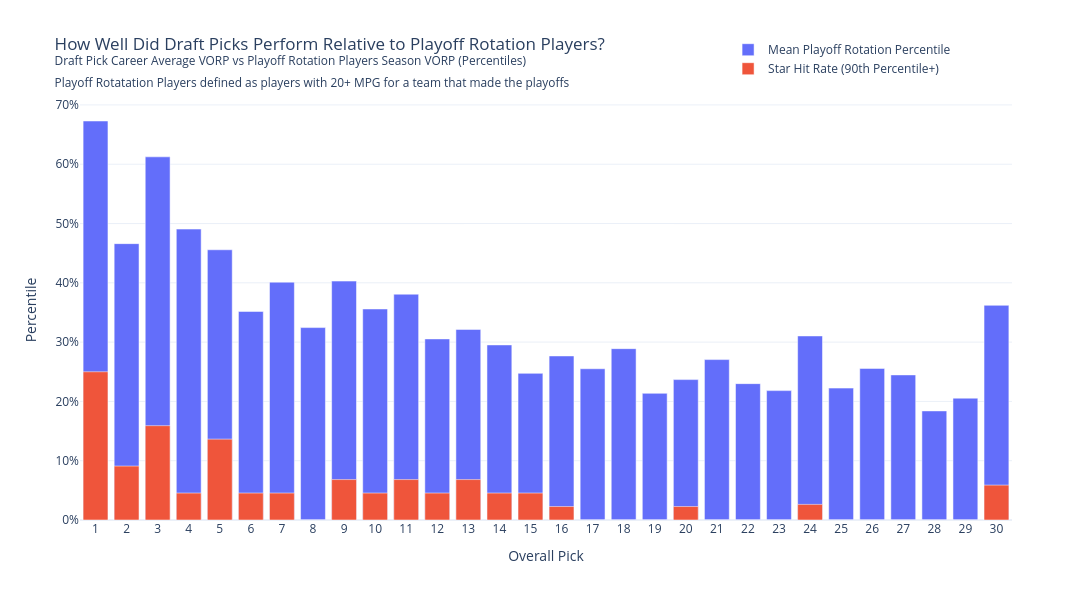

Notebook cell for this chart:
### Code cell
player_data = draft_class_data.copy()

# all players on playoff teams that played 20+ minutes per game
playoff_players = data[data["playoffs"]==1].copy()
playoff_players['mpg'] = playoff_players["mp"]/playoff_players["g"]
playoff_players = playoff_players[playoff_players['mpg']>=20]
playoff_players = playoff_players.drop_duplicates(subset=["player_id"], keep="first").copy()
playoff_vals = np.sort(playoff_players["vorp"].dropna().to_numpy())

def playoff_rotation_percentile(x, benchmark_sorted):
    if pd.isna(x) or len(benchmark_sorted) == 0:
        return np.nan
    return np.searchsorted(benchmark_sorted, x, side="right") / len(benchmark_sorted)

# base percentile column
player_data["playoff_rotation_percentile"] = player_data["career_avg_vorp"].apply(
    lambda x: playoff_rotation_percentile(x, playoff_vals)
)

# useful derived columns
player_data["rotation_percentile_pct"] = player_data["playoff_rotation_percentile"] * 100
player_data["reaches_rotation_90th"] = player_data["playoff_rotation_percentile"] >= 0.90

pick_summary = (
    player_data.groupby("overall_pick")
    .agg(
        median_playoff_percentile=("playoff_rotation_percentile", "median"),
        mean_playoff_percentile=("playoff_rotation_percentile", "mean"),
        playoff_star_hit_rate=("reaches_rotation_90th", "mean"),
        n_players=("player_id", "count"),
        n_stars=("reaches_rotation_90th", "sum")
    )
    .reset_index()
)

fig_player_pct = go.Figure()

fig_player_pct.add_trace(
    go.Bar(
        x=pick_summary["overall_pick"],
        y=pick_summary["mean_playoff_percentile"],
        name="Mean Playoff Rotation Percentile",
        customdata=pick_summary["n_players"],
        hovertemplate=(
            "Pick: %{x}<br>"
            "Mean Playoff Rotation Percentile: %{y:.1%}<br>"
            "Number of Players: %{customdata}<br>"
            "<extra></extra>"
        )
    )
)
fig_player_pct.add_trace(
    go.Bar(
        x=pick_summary["overall_pick"],
        y=pick_summary["playoff_star_hit_rate"],
        name="Star Hit Rate (90th Percentile+)",
        customdata=pick_summary[ "n_stars"],
        hovertemplate=(
            "Pick: %{x}<br>"
            "Star Hit Rate: %{y:.1%}<br>"
            "Number of Stars: %{customdata}<br>"
            "<extra></extra>"
        )
    )
)

fig_player_pct.update_layout(
    title="How Well Did Draft Picks Perform Relative to Playoff Rotation Players?<br><sup>Draft Pick Career Average VORP vs Playoff Rotation Players Season VORP (Percentiles)</sup><br><sup>Playoff Rotatation Players defined as players with 20+ MPG for a team that made the playoffs</sup>",
    xaxis_title="Overall Pick",
    yaxis_title="Percentile",
    template="plotly_white",
    height=600,
    width=1300,
    barmode='overlay',
    legend=dict(
        yanchor="bottom",
        y=1.04,
        xanchor="right",
        x=0.94,
    )
)


fig_player_pct.update_xaxes(dtick=1)
fig_player_pct.update_yaxes(tickformat=".0%")

fig_player_pct.show()
##fig_player_pct.write_html("draft_pick_playoff_rotation_percentiles.html")
#display(IFrame("draft_pick_playoff_rotation_percentiles.html",width=1300, height=600))

### Figure 1 — Plotly figure (JSON) as saved in the notebook; plotly's stock layout.template omitted (floating-point values rounded to 4 significant figures)
{"data": [{"customdata": [44, 44, 44, 44, 44, 44, 44, 44, 44, 44, 44, 44, 44, 44, 44, 44, 44, 44, 44, 44, 44, 44, 42, 38, 34, 33, 33, 27, 24, 17], "hovertemplate": "Pick: %{x}<br>Mean Playoff Rotation Percentile: %{y:.1%}<br>Number of Players: %{customdata}<br><extra></extra>", "name": "Mean Playoff Rotation Percentile", "type": "bar", "x": [1.0, 2.0, 3.0, 4.0, 5.0, 6.0, 7.0, 8.0, 9.0, 10.0, 11.0, 12.0, 13.0, 14.0, 15.0, 16.0, 17.0, 18.0, 19.0, 20.0, 21.0, 22.0, 23.0, 24.0, 25.0, 26.0, 27.0, 28.0, 29.0, 30.0], "y": [0.6729, 0.4661, 0.6125, 0.4906, 0.4557, 0.3517, 0.4011, 0.3245, 0.4029, 0.3559, 0.3808, 0.3054, 0.3214, 0.2953, 0.2473, 0.2767, 0.2551, 0.289, 0.2136, 0.2368, 0.2705, 0.23, 0.2182, 0.3104, 0.2224, 0.2556, 0.2447, 0.184, 0.2055, 0.362]}, {"customdata": [11, 4, 7, 2, 6, 2, 2, 0, 3, 2, 3, 2, 3, 2, 2, 1, 0, 0, 0, 1, 0, 0, 0, 1, 0, 0, 0, 0, 0, 1], "hovertemplate": "Pick: %{x}<br>Star Hit Rate: %{y:.1%}<br>Number of Stars: %{customdata}<br><extra></extra>", "name": "Star Hit Rate (90th Percentile+)", "type": "bar", "x": [1.0, 2.0, 3.0, 4.0, 5.0, 6.0, 7.0, 8.0, 9.0, 10.0, 11.0, 12.0, 13.0, 14.0, 15.0, 16.0, 17.0, 18.0, 19.0, 20.0, 21.0, 22.0, 23.0, 24.0, 25.0, 26.0, 27.0, 28.0, 29.0, 30.0], "y": [0.25, 0.09091, 0.1591, 0.04545, 0.1364, 0.04545, 0.04545, 0.0, 0.06818, 0.04545, 0.06818, 0.04545, 0.06818, 0.04545, 0.04545, 0.02273, 0.0, 0.0, 0.0, 0.02273, 0.0, 0.0, 0.0, 0.02632, 0.0, 0.0, 0.0, 0.0, 0.0, 0.05882]}], "layout": {"barmode": "overlay", "height": 600, "legend": {"x": 0.94, "xanchor": "right", "y": 1.04, "yanchor": "bottom"}, "title": {"text": "How Well Did Draft Picks Perform Relative to Playoff Rotation Players?<br><sup>Draft Pick Career Average VORP vs Playoff Rotation Players Season VORP (Percentiles)</sup><br><sup>Playoff Rotatation Players defined as players with 20+ MPG for a team that made the playoffs</sup>"}, "width": 1300, "xaxis": {"dtick": 1, "title": {"text": "Overall Pick"}}, "yaxis": {"tickformat": ".0%", "title": {"text": "Percentile"}}}}
